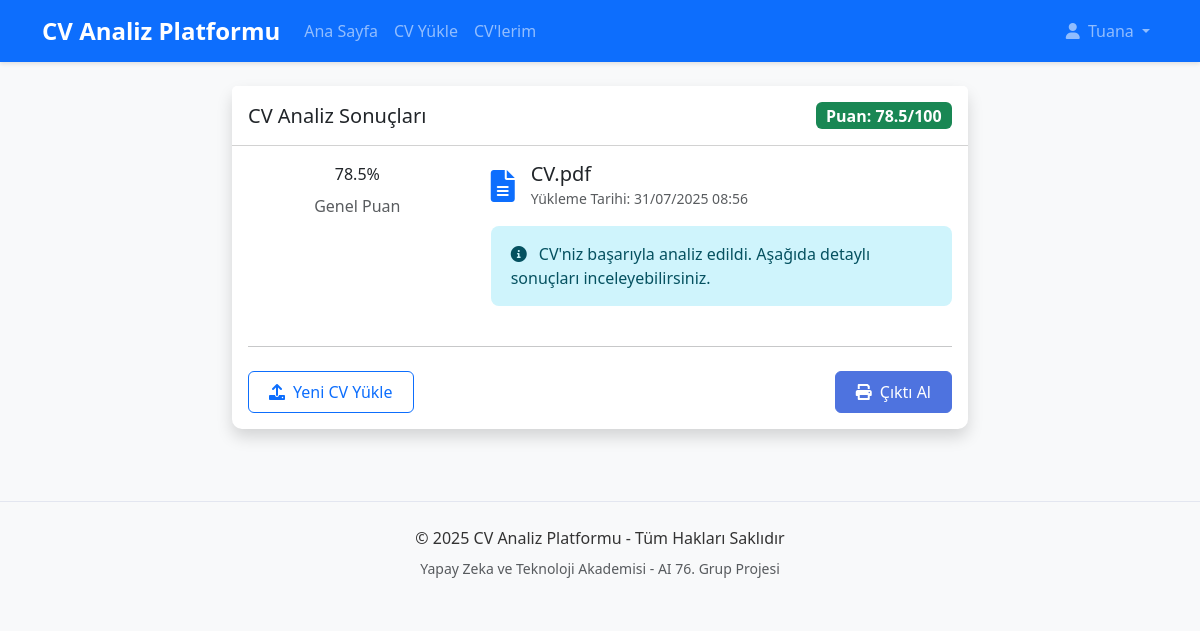
Screenshot of /cv/17 (signed in) with the database file from the repository.
### app/models.py (models this page shows, shortened)
class User(db.Model, UserMixin):
    id = db.Column(db.Integer, primary_key=True)
    email = db.Column(db.String(150), unique=True, nullable=False)
    password = db.Column(db.String(150), nullable=False)
    first_name = db.Column(db.String(150), nullable=False)
    last_name = db.Column(db.String(150), nullable=False)
    cvs = db.relationship('CV', backref='owner', lazy=True)
    date_created = db.Column(db.DateTime, default=datetime.utcnow)

class AnalysisMixin:
    def get_analysis(self):
        return json.loads(self.analysis_data) if self.analysis_data else {}

class CV(db.Model, AnalysisMixin):
    __tablename__ = 'cvs'
    id = db.Column(db.Integer, primary_key=True)
    original_filename = db.Column(db.String(255), nullable=False)
    stored_filename = db.Column(db.String(255), nullable=False)
    upload_date = db.Column(db.DateTime, default=datetime.utcnow)
    analysis_data = db.Column(JSON, nullable=True)  # Ham analiz verileri
    overall_score = db.Column(db.Float, nullable=True)  # Genel puan (0-100)
    section_scores = db.Column(JSON, nullable=True)  # Bölümlere göre puanlar
    status = db.Column(db.String(20), default='pending',
                      nullable=False)  # pending, processing, completed, failed
    user_id = db.Column(db.Integer, db.ForeignKey('user.id'), nullable=False)
    created_at = db.Column(db.DateTime, default=datetime.utcnow)
    updated_at = db.Column(db.DateTime, default=datetime.utcnow, onupdate=datetime.utcnow)

### app/views.py (the view)
@views.route('/cv/<int:cv_id>')
@login_required
def cv_results(cv_id):
    cv = CV.query.filter_by(id=cv_id, user_id=current_user.id).first_or_404()
    analysis_data = cv.get_analysis()
    return render_template('cv_results.html', cv=cv, analysis=analysis_data)

### app/__init__.py (called while the page is built)
@login_manager.user_loader
def load_user(user_id):
    from .models import User
    return User.query.get(int(user_id))

### app/templates/cv_results.html (shortened to what this page needs)
{% extends "base.html" %}
{% block content %}
<div class="row">
    <div class="col-lg-8 mx-auto">
        <div class="card shadow mb-4">
            <div class="card-header bg-white py-3">
                <div class="d-flex justify-content-between align-items-center">
                    <h2 class="h5 mb-0">CV Analiz Sonuçları</h2>
                    {% set score = cv.overall_score or 0 %}
                    <span class="badge bg-{{ 'success' if score >= 70 else 'warning' if score >= 50 else 'danger' }} fs-6">
                        Puan: {{ "%.1f"|format(score) }}/100
                    </span>
                </div>
            </div>
            <div class="card-body">
                <div class="row mb-4">
                    <div class="col-md-4 text-center mb-3 mb-md-0">
                        <div class="position-relative d-inline-block">
                            <div class="progress-circle" data-value="{% if cv.overall_score is not none %}{{ (cv.overall_score / 100)*360 }}{% else %}0{% endif %}">
                                <span class="progress-circle-value">{{ "%.1f"|format(cv.overall_score or 0) }}%</span>
                            </div>
                        </div>
                        <p class="mt-2 text-muted">Genel Puan</p>
                    </div>
                    <div class="col-md-8">
                        <div class="d-flex align-items-center mb-3">
                            <i class="fas fa-file-alt fa-2x text-primary me-3"></i>
                            <div>
                                <h5 class="mb-0">{{ cv.original_filename }}</h5>
                                <small class="text-muted">Yükleme Tarihi: {{ cv.upload_date.strftime('%d/%m/%Y %H:%M') }}</small>
                            </div>
                        </div>
                        <div class="alert alert-info">
                            <i class="fas fa-info-circle me-2"></i>
                            CV'niz başarıyla analiz edildi. Aşağıda detaylı sonuçları inceleyebilirsiniz.
                        </div>
                    </div>
                </div>
                <hr>
                <div class="d-flex justify-content-between mt-4">
                    <a href="{{ url_for('views.upload_cv') }}" class="btn btn-outline-primary">
                        <i class="fas fa-upload me-2"></i>Yeni CV Yükle
                    </a>
                    <button class="btn btn-primary" onclick="window.print()">
                        <i class="fas fa-print me-2"></i>Çıktı Al
                    </button>
                </div>
            </div>
        </div>
    </div>
</div>
{% endblock %}

### app/templates/base.html (shortened to what this page needs)
<!DOCTYPE html>
<html lang="tr">
<head>
    <link href="https://cdn.jsdelivr.net/npm/bootstrap@5.3.0/dist/css/bootstrap.min.css" rel="stylesheet">
    <link rel="stylesheet" href="https://cdnjs.cloudflare.com/ajax/libs/font-awesome/6.0.0/css/all.min.css">
    <link rel="stylesheet" href="{{ url_for('static', filename='css/style.css') }}">
</head>
<body>
    <nav class="navbar navbar-expand-lg navbar-dark bg-primary">
        <div class="container">
            <a class="navbar-brand" href="{{ url_for('views.home') }}">CV Analiz Platformu</a>
            <div class="collapse navbar-collapse" id="navbarNav">
                <ul class="navbar-nav me-auto">
                    <li class="nav-item">
                        <a class="nav-link" href="{{ url_for('views.home') }}">Ana Sayfa</a>
                    </li>
                    {% if current_user.is_authenticated %}
                    <li class="nav-item">
                        <a class="nav-link" href="{{ url_for('views.upload_cv') }}">CV Yükle</a>
                    </li>
                    <li class="nav-item">
                        <a class="nav-link" href="{{ url_for('views.my_cvs') }}">CV'lerim</a>
                    </li>
                    {% endif %}
                </ul>
                <ul class="navbar-nav">
                    {% if current_user.is_authenticated %}
                    <li class="nav-item dropdown">
                        <a class="nav-link dropdown-toggle" href="#" id="navbarDropdown" role="button" data-bs-toggle="dropdown">
                            <i class="fas fa-user me-1"></i> {{ current_user.first_name }}
                        </a>
                    </li>
                    {% endif %}
                </ul>
            </div>
        </div>
    </nav>
    <main class="container my-4">
        {% block content %}{% endblock %}
    </main>
    <footer class="bg-light py-4 mt-5">
        <div class="container text-center">
            <p class="mb-2">© 2025 CV Analiz Platformu - Tüm Hakları Saklıdır</p>
            <p class="mb-0 text-muted small">Yapay Zeka ve Teknoloji Akademisi - AI 76. Grup Projesi</p>
        </div>
    </footer>
</body>
</html>

### app/static/css/style.css (style rules this page uses)
body { font-family: 'Segoe UI', Tahoma, Geneva, Verdana, sans-serif; color: #333; background-color: #f8f9fa; }
.navbar { box-shadow: 0 2px 4px rgba(0, 0, 0, 0.1); }
.navbar-brand { font-weight: 700; font-size: 1.5rem; }
.card { border: none; border-radius: 10px; transition: transform 0.3s ease, box-shadow 0.3s ease; margin-bottom: 1.5rem; }
.btn { padding: 0.5rem 1.25rem; border-radius: 6px; font-weight: 500; transition: all 0.3s ease; }
.btn-primary { background-color: #4e73df; border-color: #4e73df; }
.animate-fade-in { animation: fadeIn 0.5s ease-out forwards; }
.alert { border: none; border-radius: 8px; padding: 1rem 1.25rem; }
footer { margin-top: 3rem; padding: 2rem 0; background-color: #f8f9fc; border-top: 1px solid #e3e6f0; }

### rows the page displays
User: first_name "Tuana"
CV: overall_score "78.5", original_filename "CV.pdf", upload_date "31/07/2025 08:56"
